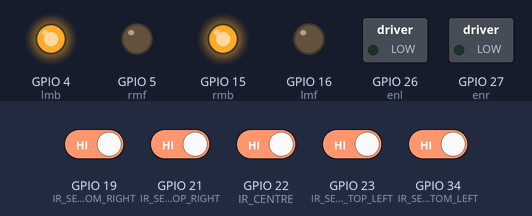
The sketch below on a simulated ESP32. Shown: switched loads named in the sketch (green lamp = pin HIGH), output pins drawn as LEDs (lit = HIGH). Inputs (shaded band) come from the test bench; at power-on: GPIO 19 (IR_SENSOR_BOTTOM_RIGHT), GPIO 21 (IR_SENSOR_TOP_RIGHT), GPIO 22 (IR_CENTRE), GPIO 23 (IR_SENSOR_TOP_LEFT), GPIO 34 (IR_SENSOR_BOTTOM_LEFT) HIGH. What the sketch prints to the serial monitor is not drawn.

Above: at 1.2 s.
1.3 s: GPIO 19 (IR_SENSOR_BOTTOM_RIGHT) driven LOW and GPIO 23 (IR_SENSOR_TOP_LEFT) driven LOW
At 2.5 s:
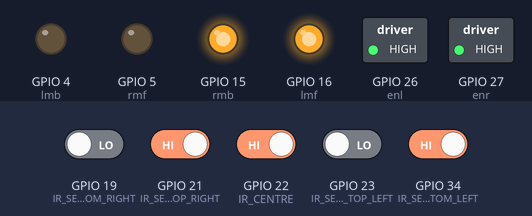
2.8 s: GPIO 19 (IR_SENSOR_BOTTOM_RIGHT) driven HIGH
At 3.6 s:
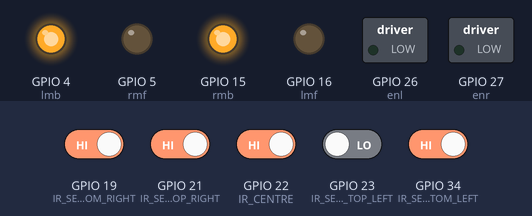
4.3 s: GPIO 21 (IR_SENSOR_TOP_RIGHT) driven LOW
At 4.8 s:
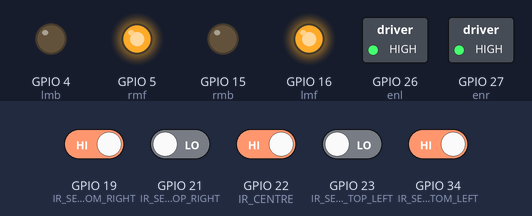
5.8 s: GPIO 34 (IR_SENSOR_BOTTOM_LEFT) driven LOW
At 6.1 s:
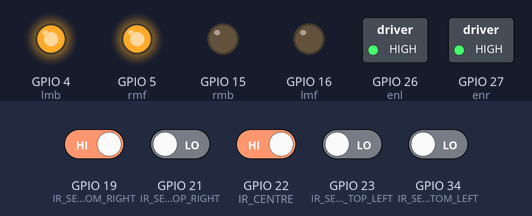
7.3 s: GPIO 34 (IR_SENSOR_BOTTOM_LEFT) driven HIGH
At 8.4 s:
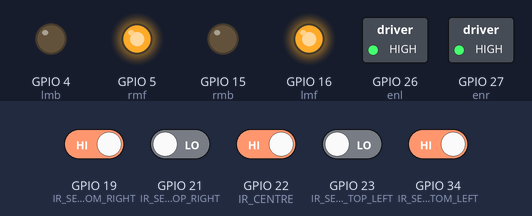
Timing chart, 0 to 9.8 s (numbered marks = the images above; inputs shaded):
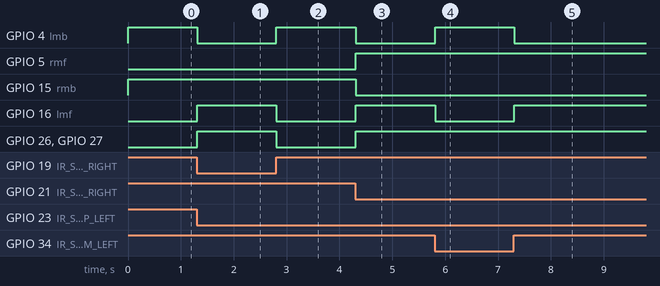

The sketch:

main_test_double_2.ino
```cpp
#define IR_SENSOR_TOP_RIGHT 21
#define IR_SENSOR_TOP_LEFT 23
#define IR_SENSOR_BOTTOM_RIGHT 19
#define IR_SENSOR_BOTTOM_LEFT 34
#define IR_CENTRE 22
#define SPEED_OFFSET 0
#define MOTOR_SPEED  255
//MOTOR SPEED

int rmf = 5;
int rmb = 15;
int lmf = 16;
int lmb = 4;
int enr = 27;
int enl = 26;

void setup()
{
    Serial.begin(115200);
    pinMode(rmf, OUTPUT);
    pinMode(rmb, OUTPUT);
    pinMode(lmf, OUTPUT);
    pinMode(lmb, OUTPUT);
    pinMode(enl, OUTPUT);
    pinMode(enr, OUTPUT);

    pinMode(IR_SENSOR_TOP_RIGHT, INPUT);
    pinMode(IR_SENSOR_TOP_LEFT, INPUT);
    pinMode(IR_SENSOR_BOTTOM_RIGHT, INPUT);
    pinMode(IR_SENSOR_BOTTOM_LEFT, INPUT);
    pinMode(IR_CENTRE, INPUT);
    rotateMotor(0,0);
}
/*
 RR: rotateMotor(-MOTOR_SPEED,MOTOR_SPEED);
 RL: rotateMotor(MOTOR_SPEED,-MOTOR_SPEED);
 STOP: rotateMOtor(0,0);
*/

void loop()
{

  delay(10);//sampling  time
  int toprightIRSensorValue =! digitalRead(IR_SENSOR_TOP_RIGHT);
  int topleftIRSensorValue = !digitalRead(IR_SENSOR_TOP_LEFT);
  int bottomrightIRSensorValue =! digitalRead(IR_SENSOR_BOTTOM_RIGHT);
  int bottomleftIRSensorValue = !digitalRead(IR_SENSOR_BOTTOM_LEFT);
  int centre_ir_value = !digitalRead(IR_CENTRE);
  int combinedValue = (bottomleftIRSensorValue << 3) | (topleftIRSensorValue << 2) | (toprightIRSensorValue << 1) | bottomrightIRSensorValue;
  Serial.println(combinedValue);
  switch(combinedValue){
    case 5:
    case 7:
    case 13:
            rotateMotor(-MOTOR_SPEED,MOTOR_SPEED);
            break;
    case 10:
    case 11:
    case 14:
            rotateMotor(MOTOR_SPEED,-MOTOR_SPEED);
            break;
    case 6:
    case 15:
            rotateMotor(MOTOR_SPEED, MOTOR_SPEED);
            break;
    // case 0:
    // case 1:
    // case 2:
    // case 3:
    // case 4:
    // case 8:
    // case 9:
    // case 12:
    default:
            rotateMotor(0, 0);
            break;


  }


}


void rotateMotor(int right, int left)
    {
      Serial.print("Right: ");
      Serial.println(right);
      Serial.print("left: ");
      Serial.println(left);
        if (right > 0)
            {
                analogWrite(enr, right);
                digitalWrite(rmf, HIGH);
                digitalWrite(rmb, 0);
            }
        else
            {
                analogWrite(enr, abs(right));
                digitalWrite(rmf, LOW);
                digitalWrite(rmb, HIGH);
            }

        if (left > 0)
            {
                analogWrite(enl, left);
                digitalWrite(lmf, HIGH);
                digitalWrite(lmb, LOW);
            }
        else
            {
                analogWrite(enl, abs(left));
                digitalWrite(lmf, LOW);
                digitalWrite(lmb, HIGH);
            }
    }
```

Measured:
- after the input at 1.3 s, GPIO 4 (lmb): HIGH → LOW at once; GPIO 16 (lmf), GPIO 26 (enl), GPIO 27 (enr): LOW → HIGH at once
- after the input at 2.8 s, GPIO 4 (lmb): LOW → HIGH at once; GPIO 16 (lmf), GPIO 26 (enl), GPIO 27 (enr): HIGH → LOW at once
- after the input at 4.3 s, GPIO 4 (lmb), GPIO 15 (rmb): HIGH → LOW at once; GPIO 5 (rmf), GPIO 16 (lmf), GPIO 26 (enl), GPIO 27 (enr): LOW → HIGH at once
- after the input at 5.8 s, GPIO 4 (lmb): LOW → HIGH at once; GPIO 16 (lmf): HIGH → LOW at once
- after the input at 7.3 s, GPIO 4 (lmb): HIGH → LOW at once; GPIO 16 (lmf): LOW → HIGH at once
